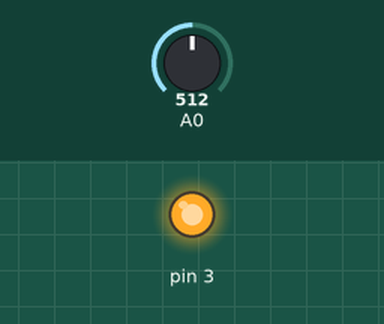
Recording of a sketch running on a simulated Arduino Uno, built with avr-gcc and run on an emulated ATmega328P. Parts: output pins drawn as LEDs (lit = HIGH). The inputs (shaded band) are chosen by the test bench; at power-on: A0 = 512. What the sketch prints to the serial monitor is not drawn.

Above: at 0.1 s.
Timing chart, 0 to 1.6 s (numbered marks = the images above):
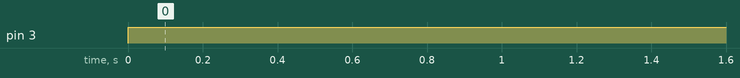

The sketch:

using_flex_sensor.ino
```cpp
int a;

void setup()
{
  pinMode(3,OUTPUT);
  pinMode(A0,INPUT);
  Serial.begin(9600);
}

void loop()
{
  int a = analogRead(A0);

  if(a==787)
  {
    Serial.print("Normal");
  }

  if(a<786 & a>400)
{
  digitalWrite(3,HIGH);
  Serial.println("LED is on");


}
}
```

Measured:
- by itself, pin 3: LOW → HIGH at 0.00 s
